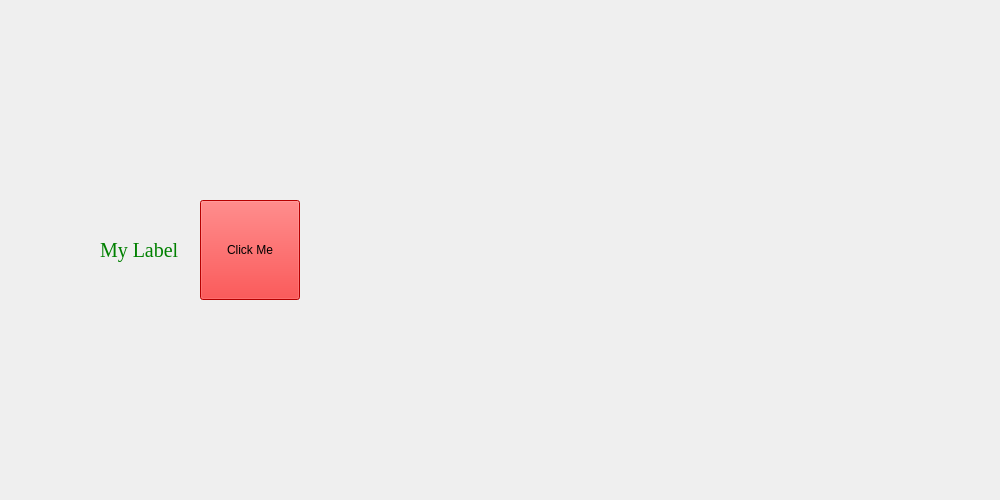
<?xml version="1.0" encoding="UTF-8"?>
<ui version="4.0">
 <class>Form</class>
 <widget class="QWidget" name="Form">
  <property name="enabled">
   <bool>true</bool>
  </property>
  <property name="geometry">
   <rect>
    <x>0</x>
    <y>0</y>
    <width>1000</width>
    <height>500</height>
   </rect>
  </property>
  <property name="windowTitle">
   <string>Button &amp; Label with Qt Designer</string>
  </property>
  <property name="windowIcon">
   <iconset>
    <normaloff>qt_icon.png</normaloff>qt_icon.png</iconset>
  </property>
  <widget class="QPushButton" name="pushButton">
   <property name="geometry">
    <rect>
     <x>200</x>
     <y>200</y>
     <width>100</width>
     <height>100</height>
    </rect>
   </property>
   <property name="styleSheet">
    <string notr="true">background-color: red
</string>
   </property>
   <property name="text">
    <string>Click Me</string>
   </property>
   <property name="icon">
    <iconset>
     <normaloff>qt_icon.png</normaloff>qt_icon.png</iconset>
   </property>
  </widget>
  <widget class="QLabel" name="label">
   <property name="geometry">
    <rect>
     <x>100</x>
     <y>200</y>
     <width>100</width>
     <height>100</height>
    </rect>
   </property>
   <property name="font">
    <font>
     <family>Times New Roman</family>
     <pointsize>15</pointsize>
    </font>
   </property>
   <property name="styleSheet">
    <string notr="true">color: green
</string>
   </property>
   <property name="text">
    <string>My Label</string>
   </property>
  </widget>
 </widget>
 <resources/>
 <connections/>
</ui>
